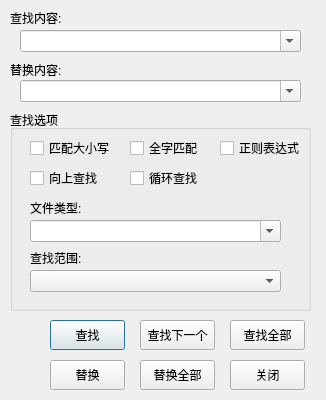
<?xml version="1.0" encoding="UTF-8"?>
<ui version="4.0">
 <class>Dialog</class>
 <widget class="QDialog" name="Dialog">
  <property name="geometry">
   <rect>
    <x>0</x>
    <y>0</y>
    <width>326</width>
    <height>400</height>
   </rect>
  </property>
  <property name="minimumSize">
   <size>
    <width>0</width>
    <height>400</height>
   </size>
  </property>
  <property name="maximumSize">
   <size>
    <width>5000</width>
    <height>400</height>
   </size>
  </property>
  <property name="focusPolicy">
   <enum>Qt::StrongFocus</enum>
  </property>
  <property name="windowTitle">
   <string>Dialog</string>
  </property>
  <widget class="QLabel" name="label">
   <property name="geometry">
    <rect>
     <x>10</x>
     <y>10</y>
     <width>391</width>
     <height>16</height>
    </rect>
   </property>
   <property name="text">
    <string>查找内容:</string>
   </property>
  </widget>
  <widget class="QLabel" name="label_2">
   <property name="geometry">
    <rect>
     <x>10</x>
     <y>60</y>
     <width>271</width>
     <height>20</height>
    </rect>
   </property>
   <property name="text">
    <string>替换内容:</string>
   </property>
  </widget>
  <widget class="QPushButton" name="btnFind">
   <property name="geometry">
    <rect>
     <x>50</x>
     <y>320</y>
     <width>75</width>
     <height>30</height>
    </rect>
   </property>
   <property name="text">
    <string>查找</string>
   </property>
  </widget>
  <widget class="QPushButton" name="benFindall">
   <property name="geometry">
    <rect>
     <x>230</x>
     <y>320</y>
     <width>75</width>
     <height>30</height>
    </rect>
   </property>
   <property name="text">
    <string>查找全部</string>
   </property>
  </widget>
  <widget class="QPushButton" name="btnFindAgain">
   <property name="geometry">
    <rect>
     <x>140</x>
     <y>320</y>
     <width>75</width>
     <height>30</height>
    </rect>
   </property>
   <property name="text">
    <string>查找下一个</string>
   </property>
  </widget>
  <widget class="QPushButton" name="btnReplace">
   <property name="geometry">
    <rect>
     <x>50</x>
     <y>360</y>
     <width>75</width>
     <height>30</height>
    </rect>
   </property>
   <property name="text">
    <string>替换</string>
   </property>
  </widget>
  <widget class="QPushButton" name="btnReplaceAll">
   <property name="geometry">
    <rect>
     <x>140</x>
     <y>360</y>
     <width>75</width>
     <height>30</height>
    </rect>
   </property>
   <property name="text">
    <string>替换全部</string>
   </property>
  </widget>
  <widget class="QPushButton" name="btnClose">
   <property name="geometry">
    <rect>
     <x>230</x>
     <y>360</y>
     <width>75</width>
     <height>30</height>
    </rect>
   </property>
   <property name="text">
    <string>关闭</string>
   </property>
  </widget>
  <widget class="QComboBox" name="combFind">
   <property name="geometry">
    <rect>
     <x>20</x>
     <y>30</y>
     <width>281</width>
     <height>22</height>
    </rect>
   </property>
   <property name="focusPolicy">
    <enum>Qt::StrongFocus</enum>
   </property>
   <property name="editable">
    <bool>true</bool>
   </property>
  </widget>
  <widget class="QComboBox" name="combRep">
   <property name="geometry">
    <rect>
     <x>20</x>
     <y>80</y>
     <width>281</width>
     <height>22</height>
    </rect>
   </property>
   <property name="focusPolicy">
    <enum>Qt::StrongFocus</enum>
   </property>
   <property name="editable">
    <bool>true</bool>
   </property>
  </widget>
  <widget class="QGroupBox" name="groupBox">
   <property name="geometry">
    <rect>
     <x>10</x>
     <y>110</y>
     <width>301</width>
     <height>201</height>
    </rect>
   </property>
   <property name="title">
    <string>查找选项</string>
   </property>
   <widget class="QCheckBox" name="regex">
    <property name="geometry">
     <rect>
      <x>210</x>
      <y>30</y>
      <width>81</width>
      <height>16</height>
     </rect>
    </property>
    <property name="text">
     <string>正则表达式</string>
    </property>
   </widget>
   <widget class="QCheckBox" name="casematch">
    <property name="geometry">
     <rect>
      <x>20</x>
      <y>30</y>
      <width>81</width>
      <height>16</height>
     </rect>
    </property>
    <property name="text">
     <string>匹配大小写</string>
    </property>
   </widget>
   <widget class="QCheckBox" name="wholeword">
    <property name="geometry">
     <rect>
      <x>120</x>
      <y>30</y>
      <width>81</width>
      <height>16</height>
     </rect>
    </property>
    <property name="text">
     <string>全字匹配</string>
    </property>
   </widget>
   <widget class="QLabel" name="label_4">
    <property name="geometry">
     <rect>
      <x>20</x>
      <y>90</y>
      <width>251</width>
      <height>16</height>
     </rect>
    </property>
    <property name="text">
     <string>文件类型:</string>
    </property>
   </widget>
   <widget class="QComboBox" name="filetype">
    <property name="geometry">
     <rect>
      <x>20</x>
      <y>110</y>
      <width>251</width>
      <height>22</height>
     </rect>
    </property>
    <property name="focusPolicy">
     <enum>Qt::StrongFocus</enum>
    </property>
    <property name="editable">
     <bool>true</bool>
    </property>
   </widget>
   <widget class="QComboBox" name="findscope">
    <property name="geometry">
     <rect>
      <x>20</x>
      <y>160</y>
      <width>251</width>
      <height>22</height>
     </rect>
    </property>
    <property name="focusPolicy">
     <enum>Qt::StrongFocus</enum>
    </property>
   </widget>
   <widget class="QLabel" name="label_3">
    <property name="geometry">
     <rect>
      <x>20</x>
      <y>140</y>
      <width>241</width>
      <height>16</height>
     </rect>
    </property>
    <property name="text">
     <string>查找范围:</string>
    </property>
   </widget>
   <widget class="QCheckBox" name="forward">
    <property name="geometry">
     <rect>
      <x>20</x>
      <y>60</y>
      <width>81</width>
      <height>16</height>
     </rect>
    </property>
    <property name="text">
     <string>向上查找</string>
    </property>
   </widget>
   <widget class="QCheckBox" name="warp">
    <property name="geometry">
     <rect>
      <x>120</x>
      <y>60</y>
      <width>81</width>
      <height>16</height>
     </rect>
    </property>
    <property name="text">
     <string>循环查找</string>
    </property>
   </widget>
  </widget>
 </widget>
 <resources/>
 <connections/>
</ui>
